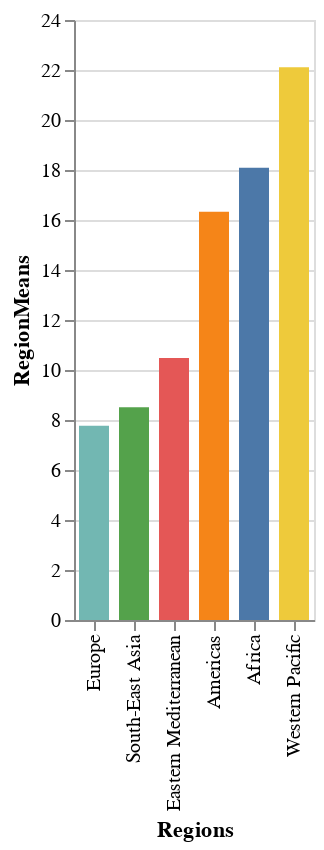

Notebook cell for this chart:
### Code cell
WeekMeans = alt.Chart(dff).mark_bar(size=15).encode(
    x = alt.X('Regions', sort='y'),
    y = 'RegionMeans',
    color = alt.Color('Regions', legend=None)
)
WeekMeans

### Figure 1 — Vega-Lite specification as saved in the notebook (floating-point values rounded to 4 significant figures)
{"config": {"view": {"continuousWidth": 400, "continuousHeight": 300}}, "data": {"name": "data-efe0b5d729369dda57e33590b9fdcefd"}, "mark": {"type": "bar", "size": 15}, "encoding": {"color": {"type": "nominal", "field": "Regions", "legend": null}, "x": {"type": "nominal", "field": "Regions", "sort": "y"}, "y": {"type": "quantitative", "field": "RegionMeans"}}, "$schema": "https://vega.github.io/schema/vega-lite/v4.8.1.json", "datasets": {"data-efe0b5d729369dda57e33590b9fdcefd": [{"Regions": "Eastern Mediterranean", "RegionMeans": 10.48}, {"Regions": "Europe", "RegionMeans": 7.77}, {"Regions": "Africa", "RegionMeans": 18.09}, {"Regions": "Americas", "RegionMeans": 16.33}, {"Regions": "Western Pacific", "RegionMeans": 22.11}, {"Regions": "South-East Asia", "RegionMeans": 8.513}]}}
